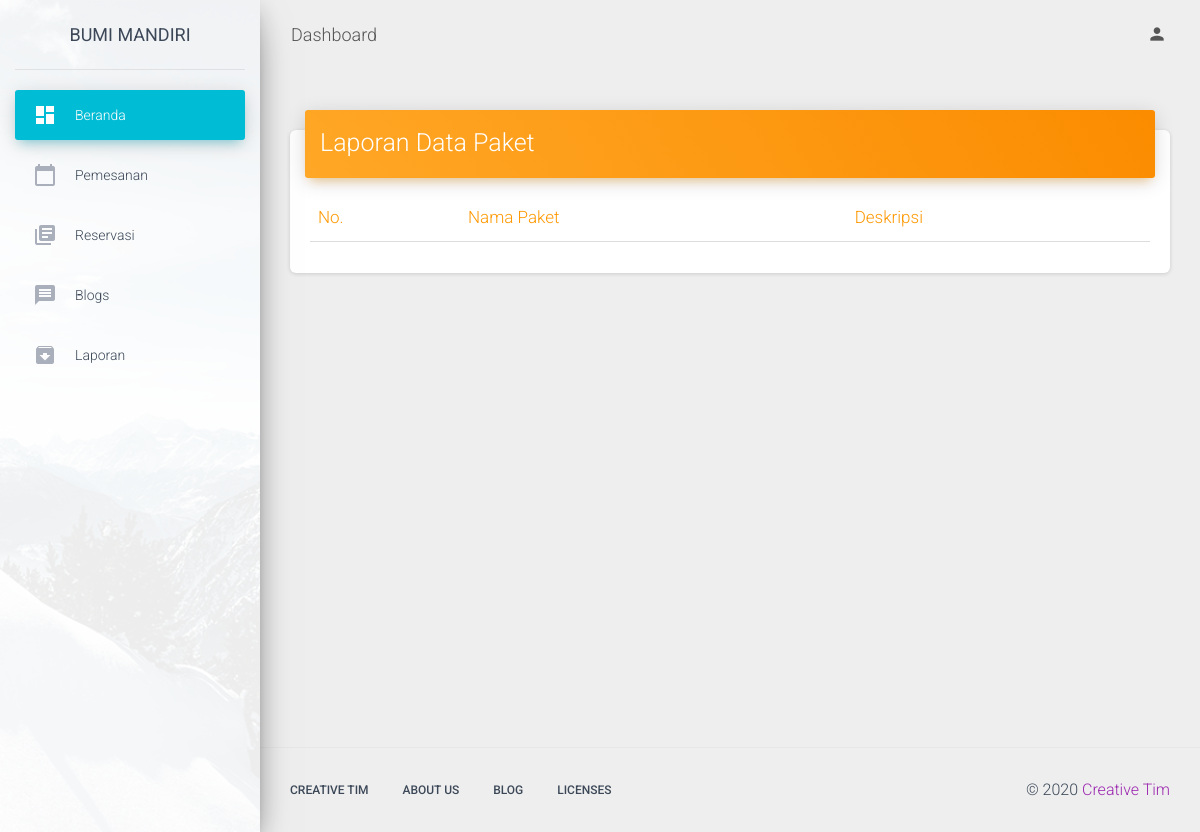
Page /Admin/laporan_paket on the earlier database version.
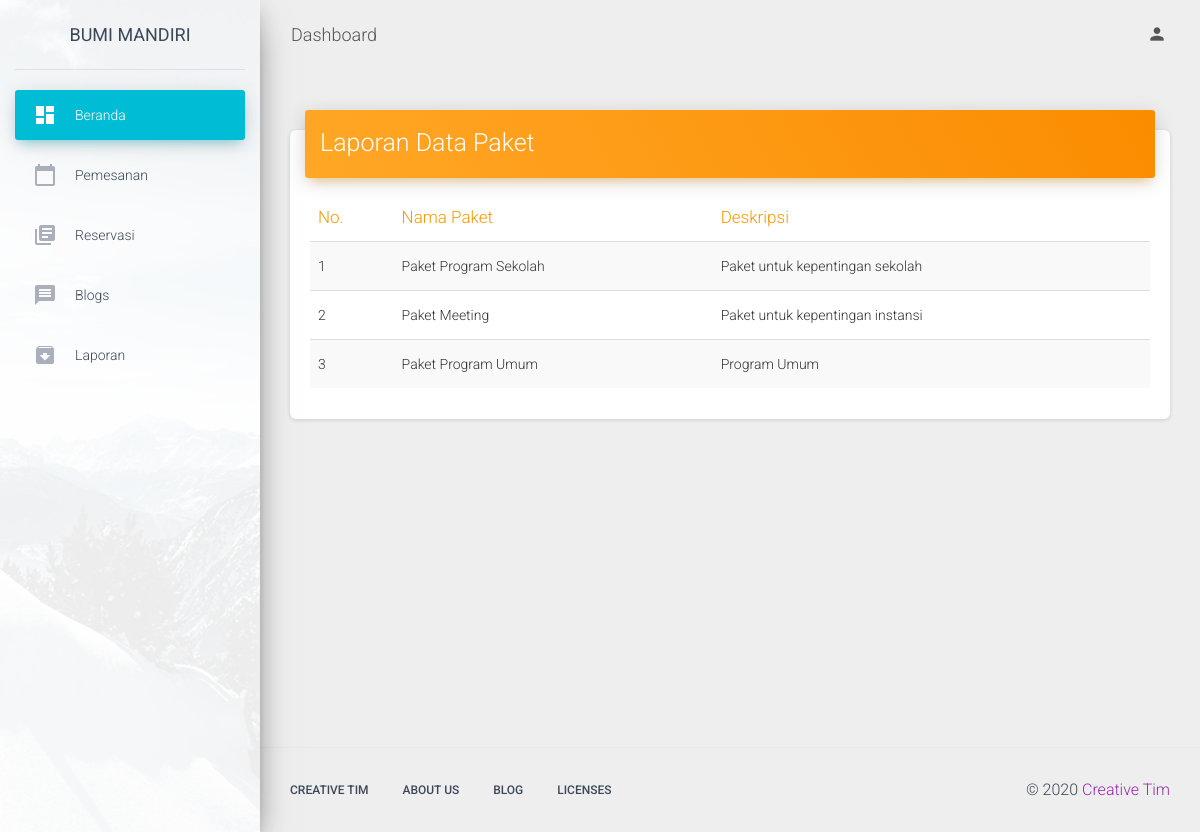
Same page on the later database version.
### tables this page shows
CREATE TABLE IF NOT EXISTS `paket_jenis` (
  `id` int(11) NOT NULL AUTO_INCREMENT,
  `nama_paket` varchar(30) NOT NULL,
  `deskripsi` varchar(80) NOT NULL,
  PRIMARY KEY (`id`)
);

### application/controllers/Admin.php (called while the page is built, shortened)
<?php
class Admin extends CI_Controller {
	function __construct(){
		$this->load->helper('url');
        $this->load->helper('text');
        $this->load->library('pdf');
		$this->load->model('Admin_model');
		$this->load->model('Paket_model');
		$this->load->model('Petugas_model');
		$this->load->model('Pelanggan_model');
		$this->load->model('Reservasi_model');
		$this->load->model('Post_model');
		$this->load->model('Testimoni_model');
		$this->load->model('Pemesanan');
	}
	public function laporan_paket()
	{
		$data=array('res'=>$this->Paket_model->get_paket());
		$this->load->view('admin/template/head');
		$this->load->view('admin/template/sidebar');
		$this->load->view('admin/paket_laporan', $data);
		$this->load->view('admin/template/foot');
	}
}

### index.php (called while the page is built, shortened)
<?php
require_once BASEPATH.'core/CodeIgniter.php';

### application/models/Paket_model.php (called while the page is built, shortened)
<?php
class Paket_model extends CI_Model {
	function get_paket(){
		$result=$this->db->query("SELECT * FROM paket_jenis");
        return $result;
	}
}

### application/views/admin/paket_laporan.php (the view, shortened to what this page needs)
<!DOCTYPE html>
<html lang="en">
    <div class="main-panel">
      <nav class="navbar navbar-expand-lg navbar-transparent navbar-absolute fixed-top ">
        <div class="container-fluid">
          <div class="navbar-wrapper">
            <a class="navbar-brand" href="#pablo">Dashboard</a>
          </div>
          <div class="collapse navbar-collapse justify-content-end">
            <ul class="navbar-nav">
              <li class="nav-item dropdown">
                <a class="nav-link" href="#pablo" id="navbarDropdownProfile" data-toggle="dropdown" aria-haspopup="true" aria-expanded="false">
                  <i class="material-icons">person</i>
                </a>
              </li>
            </ul>
          </div>
        </div>
      </nav>
      <div class="content">
        <div class="container-fluid">
          <div class="">
              <div class="card">
                <div class="card-header card-header-warning">
                  <h3 class="card-title pull-left">Laporan Data Paket</h3>
                </div>
                <div class="card-body table-responsive">
                  <table id="laporan" class="table table-hover  table-striped">
                    <thead class="text-warning">
                      <th>No.</th>
                      <th>Nama Paket</th>
                      <th>Deskripsi</th>
                    </thead>
                    <tbody><?php $no=1; ?>
                    <?php
                      function word_limit($string, $word_limit){
                        $words = explode(" ",$string);
                        return implode(" ",array_splice($words,0,$word_limit));
                      }
                      foreach(array_slice($res->result(), 0, 10) as $post ):
                    ?>
                      <tr>
                        <td><?php echo $no++; ?></td>
                        <td><?php echo $post->nama_paket?></td>
                        <td><?php echo word_limit($post->deskripsi, 8);?></td>
                      </tr>
                    <?php endforeach; ?></tbody>
                  </table>
                </div>
              </div>
            </div>
        </div>
      </div>
      <footer class="footer">
        <div class="container-fluid">
          <nav class="float-left">
            <ul>
              <li>
                <a href="https://www.creative-tim.com">
                  Creative Tim
                </a>
              </li>
              <li>
                <a href="https://creative-tim.com/presentation">
                  About Us
                </a>
              </li>
              <li>
                <a href="http://blog.creative-tim.com">
                  Blog
                </a>
              </li>
              <li>
                <a href="https://www.creative-tim.com/license">
                  Licenses
                </a>
              </li>
            </ul>
          </nav>
          <div class="copyright float-right">
            &copy;
            <a href="https://www.creative-tim.com" target="_blank">Creative Tim</a>
          </div>
        </div>
      </footer>
    </div>
  </div>

Differences in the rows shown:
added paket_jenis: nama_paket "Paket Program Sekolah", deskripsi "Paket untuk kepentingan sekolah"
added paket_jenis: nama_paket "Paket Meeting", deskripsi "Paket untuk kepentingan instansi"
added paket_jenis: nama_paket "Paket Program Umum", deskripsi "Program Umum"
